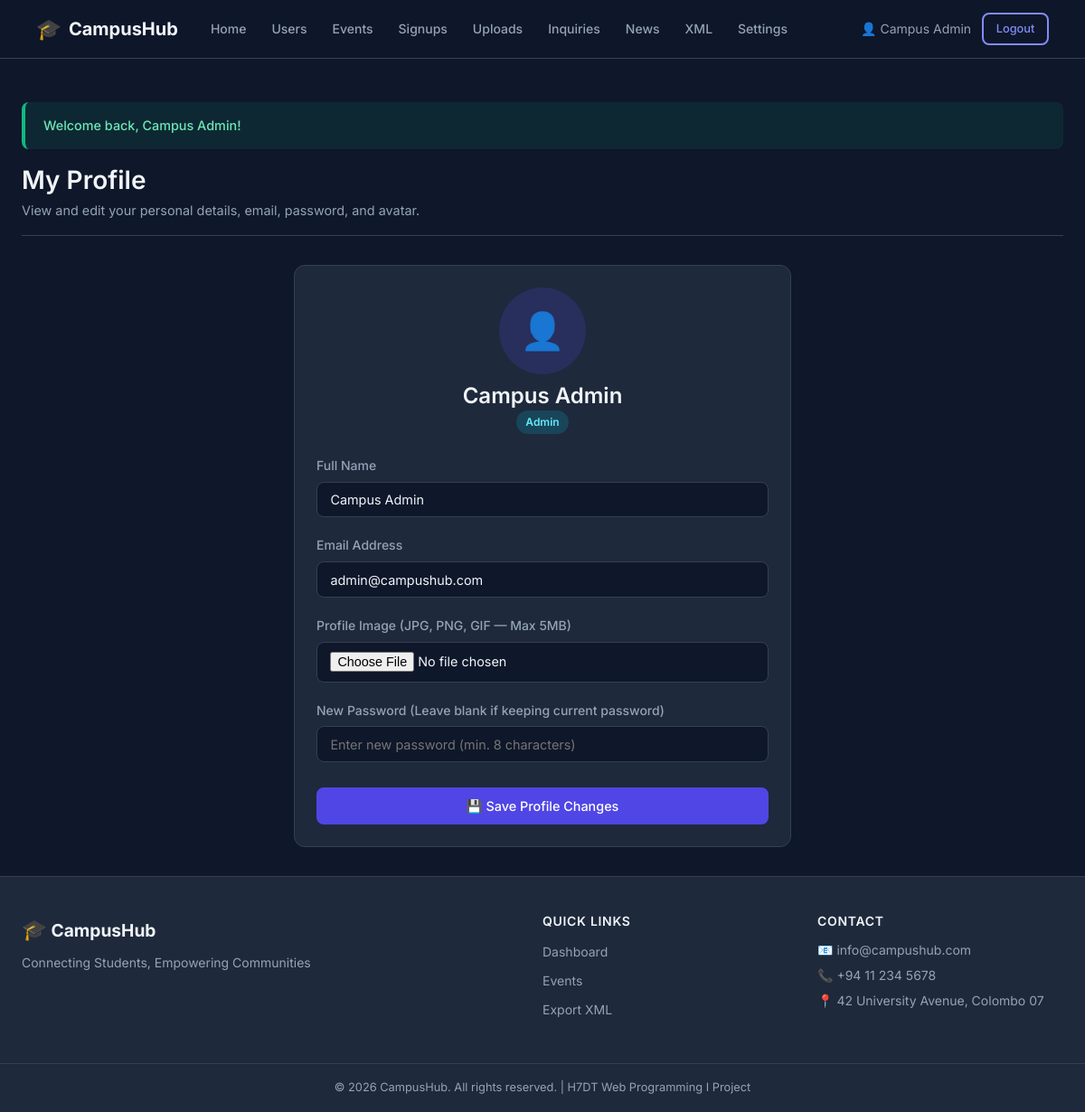
/student/profile.php (signed in), run on the app's committed database.
### tables this page shows
CREATE TABLE `users` (
  `id` int(11) NOT NULL AUTO_INCREMENT,
  `role` enum('admin','student') NOT NULL DEFAULT 'student',
  `full_name` varchar(100) NOT NULL,
  `email` varchar(150) NOT NULL,
  `password` varchar(255) NOT NULL,
  `profile_image` varchar(255) DEFAULT NULL,
  `created_at` timestamp NOT NULL DEFAULT current_timestamp(),
  PRIMARY KEY (`id`),
  UNIQUE KEY `email` (`email`)
);

### student/profile.php (the view, shortened to what this page needs)
<?php
require_once '../includes/functions.php';
require_once '../includes/db_connect.php';
$studentId = $_SESSION['user_id'];
try {
    $stmt = $pdo->prepare("SELECT * FROM users WHERE id = ?");
    $stmt->execute([$studentId]);
    $user = $stmt->fetch();
} catch (PDOException $e) {
    error_log("Profile fetch error: " . $e->getMessage());
    setFlash('error', 'Database error loading profile.');
    redirect('dashboard.php');
}
include '../includes/header.php';
?>
<div class="page-header">
    <div>
        <h1>My Profile</h1>
        <p>View and edit your personal details, email, password, and avatar.</p>
    </div>
</div>
<div class="card" style="max-width: 550px; margin: 0 auto;">
    <div class="text-center mb-3">
        <?php if (!empty($user['profile_image'])): ?>
            <img src="../assets/uploads/profiles/<?= sanitize($user['profile_image']) ?>" class="avatar-lg" style="margin: 0 auto;" alt="Profile Picture">
        <?php else: ?>
            <div class="avatar-placeholder" style="width: 96px; height: 96px; font-size: 2.5rem; margin: 0 auto; border-radius: 50%;">👤</div>
        <?php endif; ?>
        <h2 class="mt-1"><?= sanitize($user['full_name']) ?></h2>
        <span class="badge badge-student"><?= sanitize($user['role']) ?></span>
    </div>
    <form method="POST" action="profile.php" enctype="multipart/form-data">
        <div class="form-group">
            <label for="full_name">Full Name</label>
            <input
                type="text"
                id="full_name"
                name="full_name"
                value="<?= sanitize($user['full_name']) ?>"
                required
            >
        </div>
        <div class="form-group">
            <label for="email">Email Address</label>
            <input
                type="email"
                id="email"
                name="email"
                value="<?= sanitize($user['email']) ?>"
                required
            >
        </div>
        <div class="form-group">
            <label for="profile_image">
                Profile Image <span class="text-muted">(JPG, PNG, GIF — Max 5MB)</span>
            </label>
            <input
                type="file"
                id="profile_image"
                name="profile_image"
                accept="image/*"
            >
        </div>
        <div class="form-group">
            <label for="new_password">
                New Password <span class="text-muted">(Leave blank if keeping current password)</span>
            </label>
            <input
                type="password"
                id="new_password"
                name="new_password"
                placeholder="Enter new password (min. 8 characters)"
            >
        </div>
        <button type="submit" class="btn btn-primary mt-1 w-full">
            💾 Save Profile Changes
        </button>
    </form>
</div>
<?php include '../includes/footer.php'; ?>

### assets/css/style.css (style rules this page uses)
:root { --primary: #4f46e5; --primary-dark: #3730a3; --primary-light: #818cf8; --secondary: #06b6d4; --accent: #f59e0b; --success: #10b981; --error: #ef4444; --warning: #f59e0b; --info: #3b82f6; --bg: #0f172a; --bg-card: #1e293b; --bg-card-hover: #253147; --border: #334155; --text: #f1f5f9; --text-muted: #94a3b8; --text-dark: #0f172a; --font: 'Inter', sans-serif; --radius: 12px; --radius-sm: 8px; --radius-lg: 20px; --shadow: 0 4px 24px rgba(0,0,0,0.4); --shadow-sm: 0 2px 8px rgba(0,0,0,0.3); --transition: 0.25s ease; }
*, *::before, *::after { box-sizing: border-box; margin: 0; padding: 0; }
html { scroll-behavior: smooth; }
body { font-family: var(--font); background-color: var(--bg); color: var(--text); line-height: 1.6; min-height: 100vh; display: flex; flex-direction: column; }
h1, h2, h3, h4, h5 { line-height: 1.3; font-weight: 600; }
.btn { display: inline-flex; align-items: center; justify-content: center; gap: 0.4rem; padding: 0.6rem 1.25rem; border-radius: var(--radius-sm); font-family: var(--font); font-size: 0.9rem; font-weight: 500; cursor: pointer; border: 2px solid transparent; transition: all var(--transition); white-space: nowrap; }
.btn-primary { background: var(--primary); color: #fff; border-color: var(--primary); }
.card { background: var(--bg-card); border: 1px solid var(--border); border-radius: var(--radius); padding: 1.5rem; transition: transform var(--transition), box-shadow var(--transition), background var(--transition); }
.page-header { display: flex; align-items: center; justify-content: space-between; margin-bottom: 2rem; padding-bottom: 1rem; border-bottom: 1px solid var(--border); }
.page-header h1 { font-size: 1.75rem; }
.page-header p { color: var(--text-muted); font-size: 0.9rem; margin-top: 0.25rem; }
.form-group { margin-bottom: 1.25rem; }
label { display: block; font-size: 0.875rem; font-weight: 500; color: var(--text-muted); margin-bottom: 0.4rem; }
input[type="text"], input[type="email"], input[type="password"], input[type="datetime-local"], input[type="date"], input[type="search"], input[type="file"], textarea, select { width: 100%; background: var(--bg); border: 1px solid var(--border); border-radius: var(--radius-sm); color: var(--text); font-family: var(--font); font-size: 0.9rem; padding: 0.65rem 0.9rem; transition: border-color var(--transition), box-shadow var(--transition); outline: none; }
.badge { display: inline-block; padding: 0.2rem 0.65rem; border-radius: 999px; font-size: 0.75rem; font-weight: 600; text-transform: capitalize; }
.badge-student { background: rgba(6,182,212,0.2); color: #67e8f9; }
.avatar-placeholder { width: 42px; height: 42px; border-radius: 50%; background: rgba(79,70,229,0.2); display: flex; align-items: center; justify-content: center; font-size: 1.2rem; flex-shrink: 0; }
.text-center { text-align: center; }
.text-muted { color: var(--text-muted); }
.mt-1 { margin-top: 0.5rem; }
.mb-3 { margin-bottom: 1.5rem; }
.w-full { width: 100%; }

### data on the page
users: full_name "Campus Admin", role "Admin", email "admin@campushub.com"

### other printed values
$_SESSION['full_name'] "Campus Admin"
$message "Welcome back, Campus Admin!"
